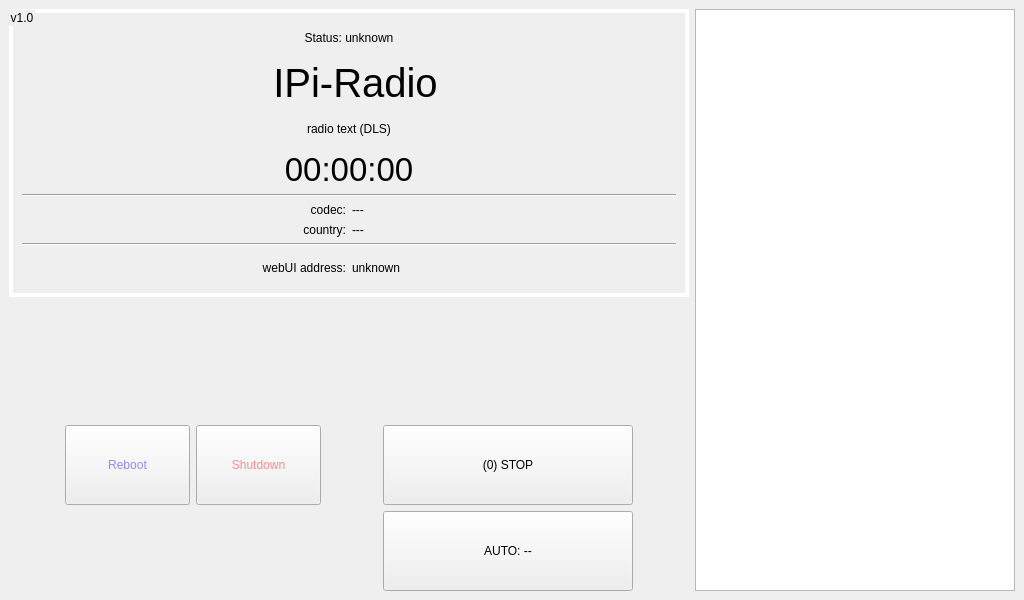
<?xml version="1.0" encoding="UTF-8"?>
<ui version="4.0">
 <class>MainWindow</class>
 <widget class="QMainWindow" name="MainWindow">
  <property name="geometry">
   <rect>
    <x>0</x>
    <y>0</y>
    <width>1024</width>
    <height>600</height>
   </rect>
  </property>
  <property name="sizePolicy">
   <sizepolicy hsizetype="Fixed" vsizetype="Fixed">
    <horstretch>0</horstretch>
    <verstretch>0</verstretch>
   </sizepolicy>
  </property>
  <property name="focusPolicy">
   <enum>Qt::StrongFocus</enum>
  </property>
  <property name="windowTitle">
   <string>MainWindow</string>
  </property>
  <widget class="QWidget" name="centralwidget">
   <layout class="QHBoxLayout" name="horizontalLayout">
    <item>
     <layout class="QVBoxLayout" name="verticalLayout">
      <item>
       <widget class="QGroupBox" name="groupBox">
        <property name="sizePolicy">
         <sizepolicy hsizetype="Ignored" vsizetype="MinimumExpanding">
          <horstretch>0</horstretch>
          <verstretch>0</verstretch>
         </sizepolicy>
        </property>
        <property name="styleSheet">
         <string notr="true">QGroupBox {border: 4px solid rgb(255, 255, 255)}</string>
        </property>
        <property name="title">
         <string>v1.0</string>
        </property>
        <layout class="QVBoxLayout" name="verticalLayout_2">
         <item>
          <widget class="QLabel" name="label_status">
           <property name="sizePolicy">
            <sizepolicy hsizetype="Preferred" vsizetype="Minimum">
             <horstretch>0</horstretch>
             <verstretch>0</verstretch>
            </sizepolicy>
           </property>
           <property name="text">
            <string>Status: unknown</string>
           </property>
           <property name="alignment">
            <set>Qt::AlignCenter</set>
           </property>
          </widget>
         </item>
         <item>
          <layout class="QHBoxLayout" name="horizontalLayout_2">
           <item>
            <widget class="QLabel" name="label_radio_icon">
             <property name="text">
              <string/>
             </property>
            </widget>
           </item>
           <item>
            <widget class="QLabel" name="label_radioname">
             <property name="sizePolicy">
              <sizepolicy hsizetype="Expanding" vsizetype="Minimum">
               <horstretch>0</horstretch>
               <verstretch>0</verstretch>
              </sizepolicy>
             </property>
             <property name="font">
              <font>
               <pointsize>30</pointsize>
              </font>
             </property>
             <property name="text">
              <string>IPi-Radio</string>
             </property>
             <property name="alignment">
              <set>Qt::AlignCenter</set>
             </property>
            </widget>
           </item>
          </layout>
         </item>
         <item>
          <widget class="QLabel" name="label_info_dls">
           <property name="text">
            <string>radio text (DLS)</string>
           </property>
           <property name="alignment">
            <set>Qt::AlignCenter</set>
           </property>
           <property name="wordWrap">
            <bool>true</bool>
           </property>
          </widget>
         </item>
         <item>
          <widget class="QLabel" name="label_time">
           <property name="sizePolicy">
            <sizepolicy hsizetype="Preferred" vsizetype="Minimum">
             <horstretch>0</horstretch>
             <verstretch>0</verstretch>
            </sizepolicy>
           </property>
           <property name="font">
            <font>
             <pointsize>25</pointsize>
            </font>
           </property>
           <property name="text">
            <string>00:00:00</string>
           </property>
           <property name="alignment">
            <set>Qt::AlignCenter</set>
           </property>
          </widget>
         </item>
         <item>
          <widget class="Line" name="line_2">
           <property name="orientation">
            <enum>Qt::Horizontal</enum>
           </property>
          </widget>
         </item>
         <item>
          <layout class="QGridLayout" name="gridLayout_2">
           <item row="1" column="1">
            <widget class="QLabel" name="label_info_country">
             <property name="text">
              <string>---</string>
             </property>
            </widget>
           </item>
           <item row="0" column="1">
            <widget class="QLabel" name="label_info_codec">
             <property name="text">
              <string>---</string>
             </property>
            </widget>
           </item>
           <item row="0" column="0">
            <widget class="QLabel" name="label">
             <property name="text">
              <string>codec:</string>
             </property>
             <property name="alignment">
              <set>Qt::AlignRight|Qt::AlignTrailing|Qt::AlignVCenter</set>
             </property>
            </widget>
           </item>
           <item row="1" column="0">
            <widget class="QLabel" name="label_3">
             <property name="text">
              <string>country:</string>
             </property>
             <property name="alignment">
              <set>Qt::AlignRight|Qt::AlignTrailing|Qt::AlignVCenter</set>
             </property>
            </widget>
           </item>
          </layout>
         </item>
         <item>
          <widget class="Line" name="line">
           <property name="orientation">
            <enum>Qt::Horizontal</enum>
           </property>
          </widget>
         </item>
         <item>
          <layout class="QHBoxLayout" name="horizontalLayout_3">
           <item>
            <widget class="QLabel" name="label_7">
             <property name="text">
              <string>webUI address:</string>
             </property>
             <property name="alignment">
              <set>Qt::AlignRight|Qt::AlignTrailing|Qt::AlignVCenter</set>
             </property>
            </widget>
           </item>
           <item>
            <widget class="QLabel" name="label_info_IP">
             <property name="text">
              <string>unknown</string>
             </property>
            </widget>
           </item>
          </layout>
         </item>
        </layout>
       </widget>
      </item>
      <item>
       <layout class="QGridLayout" name="gridLayout">
        <item row="4" column="1">
         <widget class="QPushButton" name="button_auto">
          <property name="sizePolicy">
           <sizepolicy hsizetype="Preferred" vsizetype="Expanding">
            <horstretch>0</horstretch>
            <verstretch>0</verstretch>
           </sizepolicy>
          </property>
          <property name="maximumSize">
           <size>
            <width>250</width>
            <height>80</height>
           </size>
          </property>
          <property name="focusPolicy">
           <enum>Qt::NoFocus</enum>
          </property>
          <property name="text">
           <string>AUTO: --</string>
          </property>
         </widget>
        </item>
        <item row="1" column="1">
         <widget class="QPushButton" name="button_stop">
          <property name="sizePolicy">
           <sizepolicy hsizetype="Preferred" vsizetype="Expanding">
            <horstretch>0</horstretch>
            <verstretch>0</verstretch>
           </sizepolicy>
          </property>
          <property name="maximumSize">
           <size>
            <width>250</width>
            <height>80</height>
           </size>
          </property>
          <property name="baseSize">
           <size>
            <width>0</width>
            <height>70</height>
           </size>
          </property>
          <property name="focusPolicy">
           <enum>Qt::NoFocus</enum>
          </property>
          <property name="text">
           <string>(0) STOP</string>
          </property>
         </widget>
        </item>
        <item row="0" column="0">
         <spacer name="verticalSpacer">
          <property name="orientation">
           <enum>Qt::Vertical</enum>
          </property>
          <property name="sizeHint" stdset="0">
           <size>
            <width>20</width>
            <height>40</height>
           </size>
          </property>
         </spacer>
        </item>
        <item row="1" column="0">
         <layout class="QHBoxLayout" name="horizontalLayout_5">
          <item>
           <widget class="QPushButton" name="button_reboot">
            <property name="sizePolicy">
             <sizepolicy hsizetype="Preferred" vsizetype="Expanding">
              <horstretch>0</horstretch>
              <verstretch>0</verstretch>
             </sizepolicy>
            </property>
            <property name="maximumSize">
             <size>
              <width>125</width>
              <height>80</height>
             </size>
            </property>
            <property name="baseSize">
             <size>
              <width>0</width>
              <height>70</height>
             </size>
            </property>
            <property name="focusPolicy">
             <enum>Qt::NoFocus</enum>
            </property>
            <property name="styleSheet">
             <string notr="true">color: rgb(140, 140, 255);</string>
            </property>
            <property name="text">
             <string>Reboot</string>
            </property>
           </widget>
          </item>
          <item>
           <widget class="QPushButton" name="button_shutdown">
            <property name="sizePolicy">
             <sizepolicy hsizetype="Preferred" vsizetype="Expanding">
              <horstretch>0</horstretch>
              <verstretch>0</verstretch>
             </sizepolicy>
            </property>
            <property name="maximumSize">
             <size>
              <width>125</width>
              <height>80</height>
             </size>
            </property>
            <property name="focusPolicy">
             <enum>Qt::NoFocus</enum>
            </property>
            <property name="styleSheet">
             <string notr="true">color: rgb(255, 140, 140);</string>
            </property>
            <property name="text">
             <string>Shutdown</string>
            </property>
           </widget>
          </item>
         </layout>
        </item>
       </layout>
      </item>
     </layout>
    </item>
    <item>
     <widget class="QListWidget" name="radiolist">
      <property name="sizePolicy">
       <sizepolicy hsizetype="Minimum" vsizetype="Expanding">
        <horstretch>0</horstretch>
        <verstretch>0</verstretch>
       </sizepolicy>
      </property>
      <property name="minimumSize">
       <size>
        <width>320</width>
        <height>0</height>
       </size>
      </property>
      <property name="focusPolicy">
       <enum>Qt::NoFocus</enum>
      </property>
      <property name="sizeAdjustPolicy">
       <enum>QAbstractScrollArea::AdjustToContentsOnFirstShow</enum>
      </property>
      <property name="editTriggers">
       <set>QAbstractItemView::NoEditTriggers</set>
      </property>
      <property name="showDropIndicator" stdset="0">
       <bool>false</bool>
      </property>
     </widget>
    </item>
   </layout>
  </widget>
 </widget>
 <resources/>
 <connections>
  <connection>
   <sender>button_shutdown</sender>
   <signal>clicked()</signal>
   <receiver>MainWindow</receiver>
   <slot>close()</slot>
   <hints>
    <hint type="sourcelabel">
     <x>875</x>
     <y>526</y>
    </hint>
    <hint type="destinationlabel">
     <x>802</x>
     <y>519</y>
    </hint>
   </hints>
  </connection>
 </connections>
</ui>
